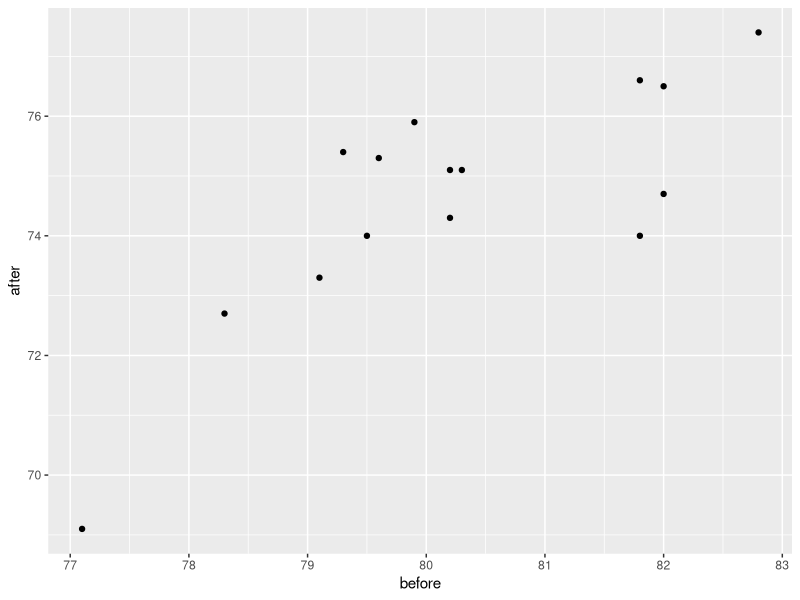
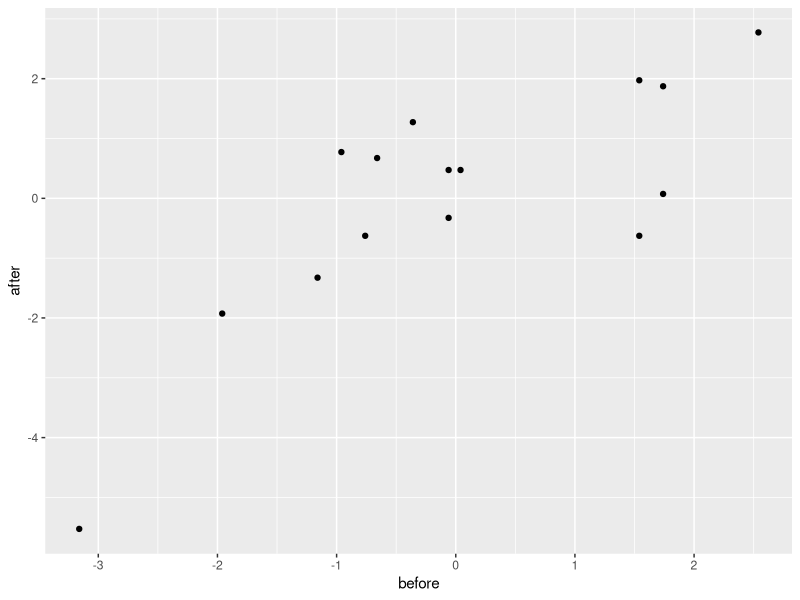

These charts were generated, in order, by the following R code:
library(tibble)
library(ggplot2)
library(dplyr)
library(magrittr)

df <- tribble(
~before, ~after,
79.1, 73.3,
82.0, 74.7,
80.2, 75.1,
82.8, 77.4,
82.0, 76.5,
79.6, 75.3,
80.2, 74.3,
77.1, 69.1,
79.3, 75.4,
79.9, 75.9,
81.8, 76.6,
79.5, 74.0,
80.3, 75.1,
78.3, 72.7,
81.8, 74.0,
)

ggplot(df, aes(x=before, y=after)) + 
  geom_point()

df_centered <- tibble(
  before = df$before - mean(df$before),
  after = df$after - mean(df$after)
)

ggplot(df_centered, aes(x=before, y=after)) + 
  geom_point()

cs_split <- tibble(
  pp = df_centered %>%
    filter(before >= 0, after >= 0) %>%
    nrow(),
  np = df_centered %>%
    filter(before < 0, after >= 0) %>%
    nrow(),
  pn = df_centered %>%
    filter(before >= 0, after < 0) %>%
    nrow(),
  nn = df_centered %>%
    filter(before < 0, after < 0) %>%
    nrow(),
)

# sum(cs_split) # sanity check
cov(df_centered)

# t.test(df_centered$before, df_centered$after)

t.test(df$before, df$after, paired = TRUE)


n <- nrow(df)

diff <- df$before - df$after
mdiff <- mean(diff)
sddiff <- sd(diff)
tval <- sqrt(n)*(mdiff/sddiff)
p <- 2*min(pt(tval, n-1), 1-pt(tval, n-1))



